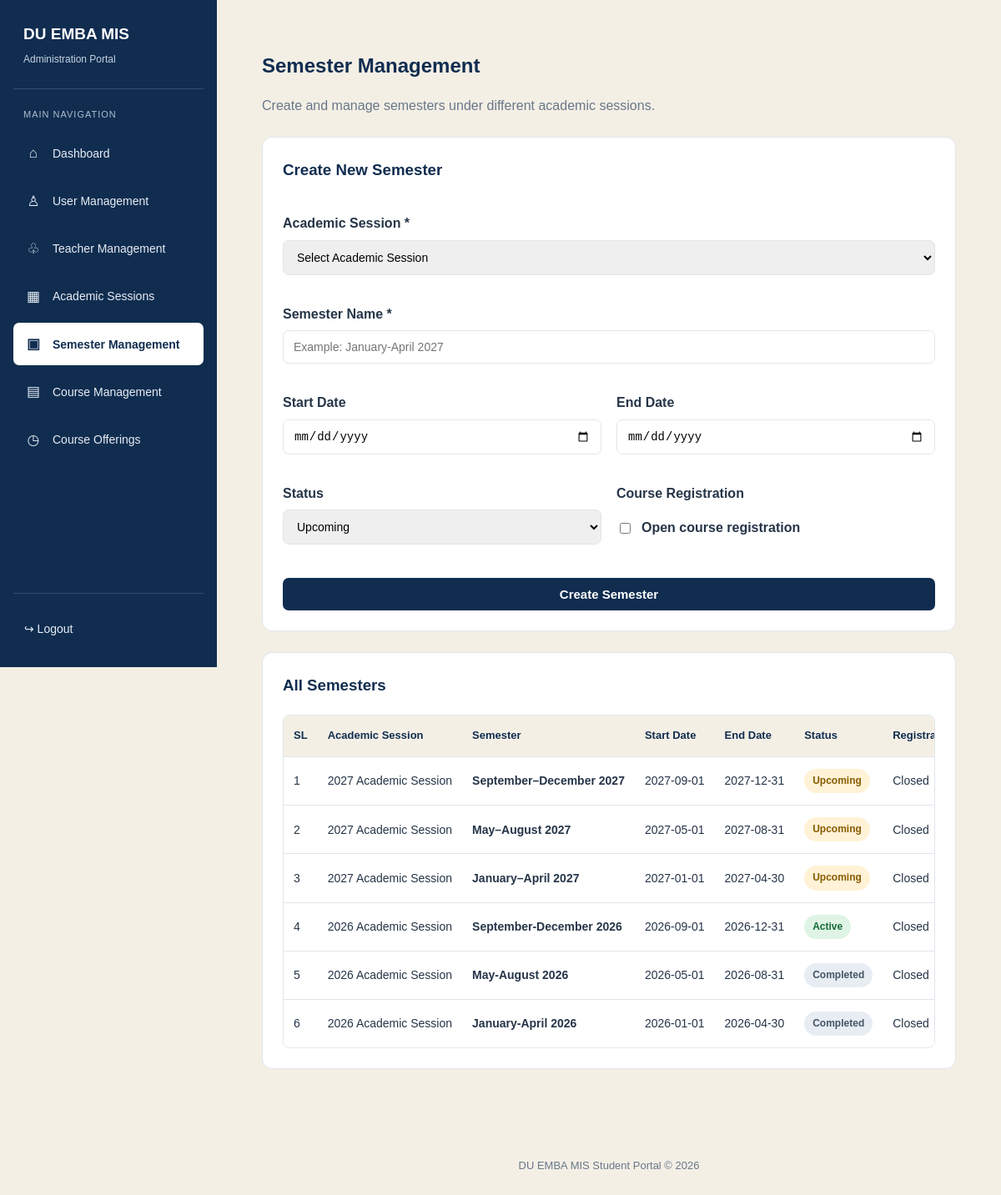
Screenshot of /admin/semesters.php (signed in) with the database file from the repository.
### tables this page shows
CREATE TABLE `semesters` (
  `id` int UNSIGNED NOT NULL,
  `session_id` int UNSIGNED NOT NULL,
  `semester_name` varchar(100) NOT NULL,
  `start_date` date DEFAULT NULL,
  `end_date` date DEFAULT NULL,
  `registration_open` tinyint(1) NOT NULL DEFAULT '0',
  `status` enum('upcoming','active','completed') DEFAULT 'upcoming'
);

CREATE TABLE `academic_sessions` (
  `id` int UNSIGNED NOT NULL,
  `session_name` varchar(100) NOT NULL,
  `start_date` date DEFAULT NULL,
  `end_date` date DEFAULT NULL,
  `status` enum('planned','active','completed') DEFAULT 'planned'
);

### includes/auth.php (called while the page is built, shortened)
<?php
function e(?string $value): string
{
    return htmlspecialchars(
        $value ?? '',
        ENT_QUOTES | ENT_SUBSTITUTE,
        'UTF-8'
    );
}

### admin/semesters.php (the view, shortened to what this page needs)
<?php
require_once __DIR__ . '/../includes/auth.php';
$edit_semester = null;
$semesters = $conn->query("
    SELECT
        s.*,
        a.session_name
    FROM semesters s
    INNER JOIN academic_sessions a
        ON s.session_id = a.id
    ORDER BY a.start_date DESC, s.start_date DESC, s.id DESC
");
require_once __DIR__ . '/../includes/admin-header.php';
?>
<div class="semester-container">
    <div class="semester-heading">
        <h2>Semester Management</h2>
        <p>Create and manage semesters under different academic sessions.</p>
    </div>
    <div class="semester-card">
        <h3>
            <?= $edit_semester ? 'Edit Semester' : 'Create New Semester' ?>
        </h3>
        <form method="POST" class="semester-form">
            <div class="full-width">
                <label>Academic Session *</label>
                <select name="session_id" required>
                    <option value="">Select Academic Session</option>
                </select>
            </div>
            <div class="full-width">
                <label>Semester Name *</label>
                <input type="text" name="semester_name" placeholder="Example: January-April 2027"
                    value="<?= e($edit_semester['semester_name'] ?? '') ?>" required>
            </div>
            <div>
                <label>Start Date</label>
                <input type="date" name="start_date" value="<?= e($edit_semester['start_date'] ?? '') ?>">
            </div>
            <div>
                <label>End Date</label>
                <input type="date" name="end_date" value="<?= e($edit_semester['end_date'] ?? '') ?>">
            </div>
            <div>
                <label>Status</label>
                <?php $current_status = $edit_semester['status'] ?? 'upcoming'; ?>
                <select name="status">
                    <option value="upcoming" <?= $current_status === 'upcoming' ? 'selected' : '' ?>>
                        Upcoming
                    </option>
                </select>
            </div>
            <div>
                <label>Course Registration</label>
                <label class="checkbox-label">
                    <input type="checkbox" name="registration_open" value="1"
                        <?= !empty($edit_semester['registration_open']) ? 'checked' : '' ?>>
                    Open course registration
                </label>
            </div>
            <div class="full-width">
                <button type="submit" class="semester-btn">
                    <?= $edit_semester ? 'Update Semester' : 'Create Semester' ?>
                </button>
            </div>
        </form>
    </div>
    <div class="semester-card">
        <h3>All Semesters</h3>
        <div class="table-responsive">
            <table class="semester-table">
                <thead>
                    <tr>
                        <th>SL</th>
                        <th>Academic Session</th>
                        <th>Semester</th>
                        <th>Start Date</th>
                        <th>End Date</th>
                        <th>Status</th>
                        <th>Registration</th>
                    </tr>
                </thead>
                <tbody>
                    <?php if ($semesters && $semesters->num_rows > 0): ?>
                    <?php $sl = 1; ?>
                    <?php while ($row = $semesters->fetch_assoc()): ?>
                    <tr>
                        <td><?= $sl++ ?></td>
                        <td><?= e($row['session_name']) ?></td>
                        <td><strong><?= e($row['semester_name']) ?></strong></td>
                        <td><?= e($row['start_date'] ?? '—') ?></td>
                        <td><?= e($row['end_date'] ?? '—') ?></td>
                        <td>
                            <span class="status-badge status-<?= e($row['status']) ?>">
                                <?= e($row['status']) ?>
                            </span>
                        </td>
                        <td>
                            <?= !empty($row['registration_open']) ? 'Open' : 'Closed' ?>
                        </td>
                    </tr>
                    <?php endwhile; ?>
                    <?php else: ?>
                    <tr>
                        <td colspan="8">No semesters found.</td>
                    </tr>
                    <?php endif; ?>
                </tbody>
            </table>
        </div>
    </div>
</div>
<?php include __DIR__ . '/../includes/footer.php'; ?>

### includes/admin-header.php (shortened to what this page needs)
<?php
require_once __DIR__ . '/auth.php';
?>
<!DOCTYPE html>
<html lang="en">
<head>
    <link rel="stylesheet" href="<?= BASE_URL ?>/assets/css/style.css">
    <link rel="stylesheet" href="<?= BASE_URL ?>/assets/css/admin-layout.css">
</head>
<body>
    <div class="admin-layout">
        <?php require __DIR__ . '/admin-sidebar.php'; ?>
        <div class="admin-content">
            <main class="admin-page-content">

### includes/admin-sidebar.php
<?php
$currentAdminPage = basename($_SERVER['PHP_SELF'] ?? '');
$adminMenu = [
    ['label' => 'Dashboard', 'file' => 'dashboard.php', 'icon' => '⌂'],
    ['label' => 'User Management', 'file' => 'users.php', 'icon' => '♙'],
    ['label' => 'Teacher Management', 'file' => 'teachers.php', 'icon' => '♧'],
    ['label' => 'Academic Sessions', 'file' => 'academic-sessions.php', 'icon' => '▦'],
    ['label' => 'Semester Management', 'file' => 'semesters.php', 'icon' => '▣'],
    ['label' => 'Course Management', 'file' => 'courses.php', 'icon' => '▤'],
    ['label' => 'Course Offerings', 'file' => 'course-offerings.php', 'icon' => '◷'],
];
?>
<aside class="admin-sidebar" id="adminSidebar">
    <div class="admin-sidebar-brand">
        <h2>DU EMBA MIS</h2>
        <p>Administration Portal</p>
    </div>
    <div class="admin-menu-label">Main Navigation</div>
    <nav class="admin-menu">
        <?php foreach ($adminMenu as $item): ?>
        <?php
                $active = ($currentAdminPage === $item['file']);
                $url = BASE_URL . '/admin/' . $item['file'];
            ?>
        <a href="<?= htmlspecialchars($url, ENT_QUOTES, 'UTF-8') ?>" class="<?= $active ? 'active' : '' ?>">
            <span class="admin-menu-icon">
                <?= htmlspecialchars($item['icon'], ENT_QUOTES, 'UTF-8') ?>
            </span>
            <span>
                <?= htmlspecialchars($item['label'], ENT_QUOTES, 'UTF-8') ?>
            </span>
        </a>
        <?php endforeach; ?>
    </nav>
    <div class="admin-sidebar-bottom">
        <a href="<?= BASE_URL ?>/auth/logout.php">
            ↪ Logout
        </a>
    </div>
</aside>

### includes/footer.php
</main>
<footer class="portal-footer">
    <p>
        DU EMBA MIS Student Portal
        &copy; <?= date('Y') ?>
    </p>
</footer>
</body>
</html>

### assets/css/style.css (style rules this page uses)
:root { --navy: #102d50; --navy-light: #1c456e; --beige: #f4efe5; --white: #ffffff; --text: #263548; --muted: #687789; --border: #e1e5eb; --danger-bg: #fff0ed; --danger-text: #a52d20; }
* { box-sizing: border-box; }
body { margin: 0; font-family: Arial, Helvetica, sans-serif; background: var(--beige); color: var(--text); line-height: 1.6; }
a { color: var(--navy-light); }
label { display: block; font-weight: 600; margin: 16px 0 6px; }
input { width: 100%; padding: 12px; border: 1px solid var(--border); border-radius: 7px; font-size: 15px; }
button, .btn-primary { display: block; width: 100%; margin-top: 22px; padding: 13px; border: 0; border-radius: 7px; background: var(--navy); color: white; font-weight: bold; font-size: 15px; cursor: pointer; text-align: center; text-decoration: none; }
.portal-footer { padding: 18px; text-align: center; color: var(--muted); font-size: 13px; }
.table-responsive { width: 100%; overflow-x: auto; }
.table-responsive table { width: 100%; border-collapse: collapse; white-space: nowrap; }
.table-responsive th { background: var(--navy); color: var(--white); text-align: left; font-weight: 600; }
.table-responsive th, .table-responsive td { padding: 13px 14px; border-bottom: 1px solid var(--border); }
.status-active, .status-inactive { display: inline-block; padding: 4px 10px; border-radius: 20px; font-size: 12px; font-weight: bold; }
.status-active { background: #e6f5e9; color: #23723a; }
.table-responsive { width: 100%; overflow-x: auto; border: 1px solid var(--border); border-radius: 8px; }
.table-responsive table { width: 100%; border-collapse: collapse; white-space: nowrap; background: #fff; }
.table-responsive th { padding: 15px 16px; background: var(--navy); color: #fff; text-align: left; font-size: 13px; font-weight: 600; }
.table-responsive td { padding: 14px 16px; border-bottom: 1px solid var(--border); color: var(--text); font-size: 14px; vertical-align: middle; }
.table-responsive tbody tr:last-child td { border-bottom: none; }
.admin-layout { display: flex; align-items: stretch; width: 100%; min-height: 100vh; overflow-x: clip; }
.admin-content { flex: 1; min-width: 0; width: 0; padding: 0; box-sizing: border-box; }
.admin-content .table-responsive { width: 100%; max-width: 100%; overflow-x: auto; }

### assets/css/admin-layout.css (style rules this page uses)
:root { --admin-navy: #102d50; --admin-navy-light: #1c456e; --admin-beige: #f4efe5; --admin-white: #ffffff; --admin-text: #263548; --admin-muted: #687789; --admin-border: #e1e5eb; --admin-shadow: 0 4px 16px rgba(16, 45, 80, 0.07); --admin-sidebar-width: 260px; }
* { box-sizing: border-box; }
body { margin: 0; padding: 0; background: var(--admin-beige); color: var(--admin-text); font-family: Arial, Helvetica, sans-serif; }
a { text-decoration: none; }
.admin-layout { display: flex; min-height: 100vh; width: 100%; }
.admin-content { flex: 1; min-width: 0; width: calc(100% - var(--admin-sidebar-width)); }
.admin-sidebar { width: var(--admin-sidebar-width); min-width: var(--admin-sidebar-width); height: 100vh; position: sticky; top: 0; display: flex; flex-direction: column; background: var(--admin-navy); color: white; padding: 24px 16px; z-index: 1000; overflow-y: auto; }
.admin-sidebar-brand { padding: 4px 12px 25px; border-bottom: 1px solid rgba(255,255,255,0.15); margin-bottom: 22px; }
.admin-sidebar-brand h2 { font-size: 19px; line-height: 1.4; margin: 0; color: white; }
.admin-sidebar-brand p { font-size: 12px; color: #c6d3e2; margin: 7px 0 0; }
.admin-menu-label { font-size: 11px; color: #aebed0; text-transform: uppercase; letter-spacing: 1px; padding: 0 12px; margin-bottom: 12px; }
.admin-menu { display: flex; flex-direction: column; gap: 6px; }
.admin-menu a { display: flex; align-items: center; gap: 12px; padding: 12px 13px; color: #e8eef5; font-size: 14px; border-radius: 7px; transition: 0.2s ease; }
.admin-menu a.active { background: white; color: var(--admin-navy); font-weight: 600; }
.admin-menu-icon { width: 22px; text-align: center; font-size: 17px; }
.admin-sidebar-bottom { margin-top: auto; padding-top: 20px; border-top: 1px solid rgba(255,255,255,0.15); }
.admin-sidebar-bottom a { display: block; padding: 11px 13px; color: #e8eef5; border-radius: 7px; font-size: 14px; }
.admin-page-content { width: 100%; max-width: 1550px; margin: 0 auto; padding: 30px 30px 45px; }

### rows the page displays
semesters: session.session_name "2027 Academic Session", semester_name "September–December 2027", start_date "2027-09-01", end_date "2027-12-31", status "Upcoming", registration_open "Closed"
semesters: session.session_name "2027 Academic Session", semester_name "May–August 2027", start_date "2027-05-01", end_date "2027-08-31", status "Upcoming", registration_open "Closed"
semesters: session.session_name "2027 Academic Session", semester_name "January–April 2027", start_date "2027-01-01", end_date "2027-04-30", status "Upcoming", registration_open "Closed"
semesters: session.session_name "2026 Academic Session", semester_name "September-December 2026", start_date "2026-09-01", end_date "2026-12-31", status "Active", registration_open "Closed"
semesters: session.session_name "2026 Academic Session", semester_name "May-August 2026", start_date "2026-05-01", end_date "2026-08-31", status "Completed", registration_open "Closed"
semesters: session.session_name "2026 Academic Session", semester_name "January-April 2026", start_date "2026-01-01", end_date "2026-04-30", status "Completed", registration_open "Closed"

### other values shown
$item['icon'] "⌂"
$item['label'] "Dashboard"
$item['icon'] "♙"
$item['label'] "User Management"
$item['icon'] "♧"
$item['label'] "Teacher Management"
$item['icon'] "▦"
$item['label'] "Academic Sessions"
$item['icon'] "▣"
$item['label'] "Semester Management"
$item['icon'] "▤"
$item['label'] "Course Management"
$item['icon'] "◷"
$item['label'] "Course Offerings"
